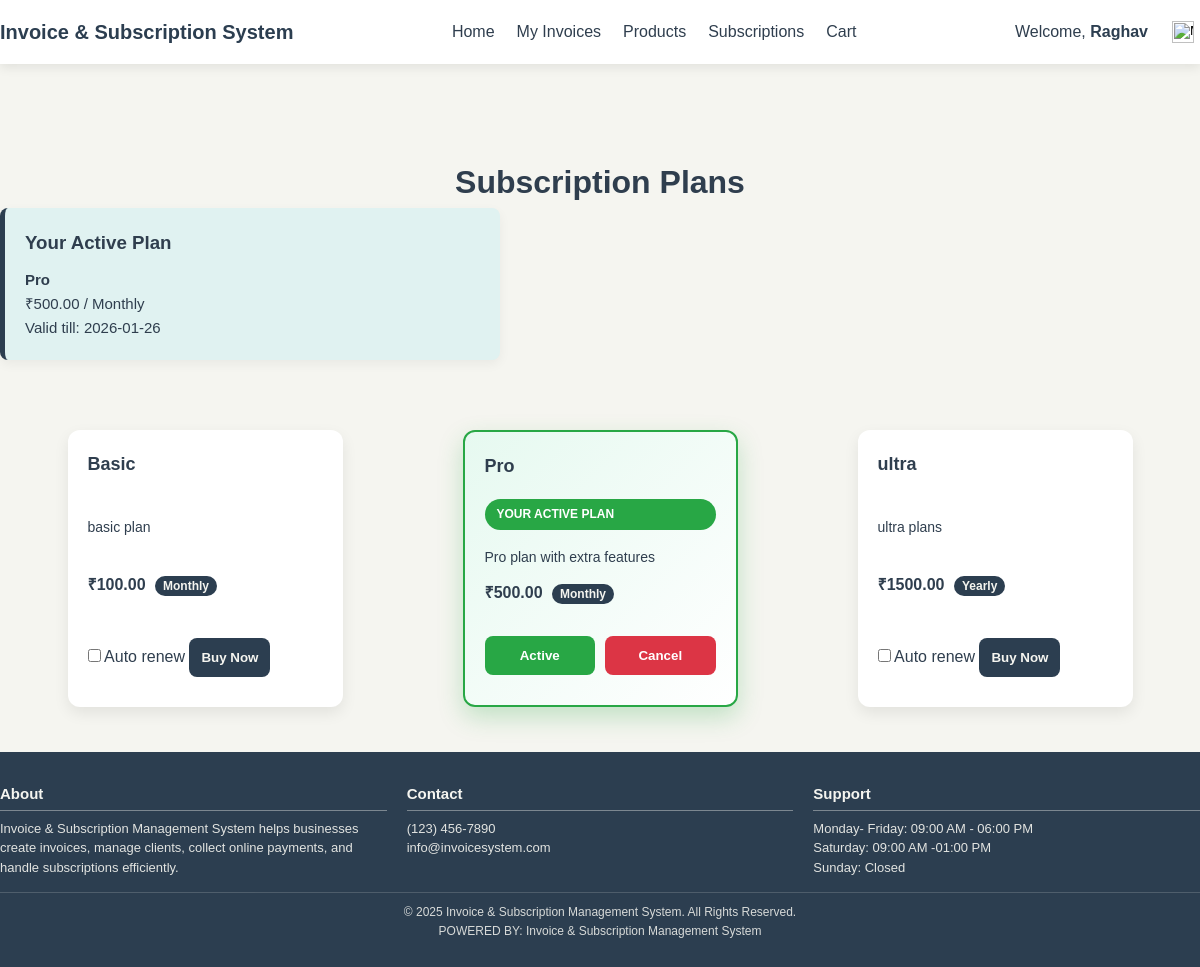
The page /subscriptions (signed in) on the database its author committed.
### tables this page shows
CREATE TABLE `subscriptions` (
  `id` int NOT NULL,
  `user_id` int NOT NULL,
  `plan_id` int NOT NULL,
  `start_date` date NOT NULL,
  `end_date` date NOT NULL,
  `status` enum('active','expired','cancelled') DEFAULT 'active',
  `auto_renew` tinyint(1) DEFAULT '0',
  `created_at` timestamp NULL DEFAULT CURRENT_TIMESTAMP
);

CREATE TABLE `subscription_plans` (
  `id` int NOT NULL,
  `plan_name` varchar(100) NOT NULL,
  `price` decimal(10,2) NOT NULL,
  `billing_cycle` enum('monthly','yearly') NOT NULL,
  `description` text,
  `created_at` timestamp NULL DEFAULT CURRENT_TIMESTAMP
);

### app/Controllers/SubscriptionController.php (called while the page is built, shortened)
<?php
class SubscriptionController
{
    private SubscriptionPlan $planModel;
    private Subscription $subscriptionModel;
    public function __construct()
    {
        $this->planModel = new SubscriptionPlan();
        $this->subscriptionModel = new Subscription();
    }
public function index()
{
    $plans = $this->planModel->getAll();
    if (Session::has('user_id')) {
        $currentSubscription = $this->subscriptionModel
            ->getActiveSubscription(Session::get('user_id'));
    }
    require APP_ROOT . '/app/Views/subscription/subscription.php';
}
}

### app/Core/Router.php (called while the page is built, shortened)
<?php
class Router
{
    private array $routes = [];
    public function get(string $path, array $handler)
    {
        $this->routes['GET'][$path] = $handler;
    }
    public function post(string $path, array $handler)
    {
        $this->routes['POST'][$path] = $handler;
    }
    public function dispatch()
    {
        $method = $_SERVER['REQUEST_METHOD'];
        $uri = parse_url($_SERVER['REQUEST_URI'], PHP_URL_PATH);
        [$controller, $action] = $this->routes[$method][$uri];
        call_user_func([new $controller, $action]);
    }
}

### public/index.php (called while the page is built, shortened)
<?php
require_once APP_ROOT . '/app/Helpers/Session.php';
require_once APP_ROOT . '/app/Core/Router.php';
require_once APP_ROOT . '/app/Core/Database.php';
require_once APP_ROOT . '/app/Models/Subscription.php';
require_once APP_ROOT . '/app/Controllers/SubscriptionController.php';
$router = new Router();
$router->get('/', [DashboardController::class, 'index']);
$router->get('/dashboard', [DashboardController::class, 'index']);
$router->get('/register', [AuthController::class, 'showRegister']);
$router->post('/register', [AuthController::class, 'register']);
$router->get('/login', [AuthController::class, 'showLogin']);
$router->post('/login', [AuthController::class, 'login']);
$router->get('/logout', [AuthController::class, 'logout']);
$router->get('/home', [ProductController::class, 'home']);
$router->get('/products', [ProductController::class, 'listProducts']);
$router->get('/dashboard/product', [ProductController::class, 'show']);
$router->get('/add-product', [ProductController::class, 'addProductForm']);
$router->post('/add-product', [ProductController::class, 'addProduct']);
$router->get('/dashboard/products/edit', [ProductController::class, 'editProductForm']);
$router->post('/dashboard/products/edit', [ProductController::class, 'updateProduct']);
$router->get('/dashboard/products/delete', [ProductController::class, 'deleteProduct']);
$router->get('/cart', [CartController::class, 'showCart']);
$router->post('/cart/add', [CartController::class, 'addItem']);
$router->post('/cart/update', [CartController::class, 'updateItem']);
$router->post('/cart/remove', [CartController::class, 'removeItem']);
$router->get('/cart/payment', [CartController::class, 'showPaymentPage']);
$router->post('/cart/payment/process', [CartController::class, 'processPayment']);
$router-> get('/invoice/show',[InvoiceController::class,'show']);
$router-> post('/invoice/create',[InvoiceController::class,'create']);
$router->get('/my_invoices', [InvoiceController::class, 'myInvoices']);
$router->get('/track_invoices', [InvoiceController::class, 'trackInvoices']);
$router->get('/invoice/pdf', [InvoiceController::class, 'pdf']);
$router->get('/invoice/send-email',[InvoiceController::class,'sendEmail']);
$router->get('/subscriptions', [SubscriptionController::class, 'index']);
$router->post('/subscribe', [SubscriptionController::class, 'subscribe']);
$router->post('/subscription/cancel', [SubscriptionController::class, 'cancelSubscription']);
$router->get('/payment', [PaymentController::class, 'showPaymentPage']);
$router->post('/payment/process', [PaymentController::class, 'processPayment']);
$router->get('/track_subscriptions', [SubscriptionController::class, 'trackSubscriptions']);
$router->get('/dashboard/subscription-plans', [SubscriptionPlanController::class, 'index']);
$router->post('/dashboard/subscription-plans', [SubscriptionPlanController::class, 'create']);
$router->get('/admin/plans', [SubscriptionPlanController::class, 'index']);
$router->get('/admin/plan/get', [SubscriptionPlanController::class, 'getPlan']);
$router->post('/admin/plan/save', [SubscriptionPlanController::class, 'save']);
$router->get('/admin/plan/delete', [SubscriptionPlanController::class, 'delete']);
$router->get('/settings',         [SettingController:: class,'index']);
$router->post('/settings/update', [SettingController:: class,'update']);
$router->get('/settings/company', [SettingController::class,'company']);
$router->post('/settings/company',  [SettingController::class,'company']);
$router->get('/address/list', [AddressController::class, 'getAddresses']);
$router->post('/address/add', [AddressController::class, 'addAddress']);
$router->post('/address/set-default', [AddressController::class, 'setDefaultAddress']);
$router->dispatch();

### app/Helpers/Session.php (called while the page is built, shortened)
<?php
class Session {
    public static function get(string $key, mixed $default = null): mixed {
        return $_SESSION[$key] ?? $default;
    }
    public static function has(string $key): bool {
        return isset($_SESSION[$key]);
    }
}

### app/Core/Database.php (called while the page is built, shortened)
<?php
class Database {
    private static ?mysqli $connection = null;
    public static function getConnection(): mysqli {
        if(self::$connection !== null){
            return self::$connection;
        }
        $host = $_ENV['DB_HOST'] ?? 'localhost';
        $user = $_ENV['DB_USERNAME'] ?? 'root';
        $pass = $_ENV['DB_PASSWORD'] ?? '';
        $name = $_ENV['DB_NAME'] ?? '';
        try {
            $conn = new mysqli($host, $user, $pass, $name);
            $conn->set_charset('utf8mb4');
        } catch (\mysqli_sql_exception $e) {
            throw new RuntimeException('Database connection failed: ' . $e->getMessage());
        }
        self::$connection = $conn;
        return self::$connection;
    }
}

### app/Core/Model.php (called while the page is built, shortened)
<?php
class Model
{
    public function __construct()
    {
        $this->db = Database::getConnection();
    }
}

### app/Models/Subscription.php (called while the page is built, shortened)
<?php
class Subscription extends Model
{
      public function getActiveSubscription(int $userId): ?array
    {
        $stmt = $this->db->prepare("
            SELECT
                s.*,
                p.plan_name,
                p.price,
                p.billing_cycle
            FROM subscriptions s
            JOIN subscription_plans p ON p.id = s.plan_id
            WHERE s.user_id = ?
              AND s.status = 'active'
              AND s.start_date <= CURDATE()
              AND s.end_date >= CURDATE()
            ORDER BY s.end_date DESC
            LIMIT 1
        ");
        $stmt->bind_param("i", $userId);
        $stmt->execute();
        $result = $stmt->get_result();
        return $result->num_rows
            ? $result->fetch_assoc()
            : null;
    }
}

### app/Models/SubscriptionPlan.php (called while the page is built, shortened)
<?php
class SubscriptionPlan extends Model
{
    public function getAll(): array
    {
        $result = $this->db->query("SELECT * FROM subscription_plans ORDER BY price ASC");
        return $result->fetch_all(MYSQLI_ASSOC);
    }
}

### app/Views/subscription/subscription.php (the view, shortened to what this page needs)
<?php
require APP_ROOT . '/app/Views/layouts/header.php';
$currentSubscription = $currentSubscription ?? null;
?>
<link rel="stylesheet" href="/assets/css/subscription.css">
<div class="wrapper">
    <div class="containers">
        <h1>Subscription Plans</h1>
    </div>
    <?php if (Session::has('user_id') && is_array($currentSubscription)): ?>
        <div class="active-plan">
            <h3>Your Active Plan</h3>
            <p>
                <strong><?= htmlspecialchars($currentSubscription['plan_name']) ?></strong><br>
                &#8377;<?= $currentSubscription['price'] ?> /
                <?= ucfirst($currentSubscription['billing_cycle']) ?><br>
                Valid till: <?= $currentSubscription['end_date'] ?>
            </p>
        </div>
    <?php elseif (
        Session::has('user_id') &&
        !$currentSubscription &&
        Session::get('role') !== 'admin'
    ): ?>
    <?php elseif (!Session::has('user_id')): ?>
    <?php endif; ?>
    <div class="plans">
        <?php foreach ($plans as $plan): ?>
            <?php
            $isActivePlan =
                Session::has('user_id') &&
                is_array($currentSubscription) &&
                isset($currentSubscription['plan_id']) &&
                $currentSubscription['plan_id'] == $plan['id'];
            ?>
            <div class="plan-card <?= $isActivePlan ? 'active-plan-card' : '' ?>">
                <h3><?= htmlspecialchars($plan['plan_name']) ?></h3>
                <?php if ($isActivePlan): ?>
                    <div class="active-badge">Your Active Plan</div>
                <?php endif; ?>
                <p><?= htmlspecialchars($plan['description']) ?></p>
                <p class="price">
                    &#8377;<?= $plan['price'] ?>
                    <span class="billing-badge"><?= ucfirst($plan['billing_cycle']) ?></span>
                </p>
                <?php if (Session::has('user_id') && Session::get('role') !== 'admin'): ?>
                    <?php if ($isActivePlan): ?>
                        <div class="plan-actions">
                            <button class="btn-active" disabled>Active</button>
                            <button class="btn-cancel" onclick="cancelSubscription()">Cancel</button>
                        </div>
                    <?php else: ?>
                        <form method="POST" action="/subscribe">
                            <label>
                                <input type="checkbox" name="auto_renew"> Auto renew
                            </label>
                            <button type="submit">Buy Now</button>
                        </form>
                    <?php endif; ?>
                <?php elseif (!Session::has('user_id')): ?>
                    <button class="checkout-btn" onclick="openLoginModal()">Subscribe</button>
                <?php endif; ?>
            </div>
        <?php endforeach; ?>
    </div>
            <?php
            require APP_ROOT . '/app/Views/subscription/add_plan.php';
            ?>
            <?php
            require APP_ROOT . '/app/Views/auth/login_form.php';
            ?>
    <?php require APP_ROOT . '/app/Views/layouts/footer.php'; ?>
</div>

### public/assets/css/header_footer.css (style rules this page uses)
* { margin: 0; padding: 0; box-sizing: border-box; }
.main-content, .wrapper { flex: 1; }

### public/assets/css/subscription.css (style rules this page uses)
* { margin: 0; padding: 0; box-sizing: border-box; }
.containers { display: flex; justify-content: center; align-items: center; margin-top: 20px; }
.active-plan { background: #E0F2F1; border-left: 5px solid #2c3e50; padding: 20px; max-width: 500px; border-radius: 8px; margin-bottom: 25px; box-shadow: 0 4px 12px rgba(0, 0, 0, 0.05); }
.active-plan h3 { margin-bottom: 10px; }
.active-plan p { font-size: 15px; }
.plans { display: flex; flex-wrap: wrap; gap: 20px; justify-content: center; }
.plan-card { background: #fff; border-radius: 12px; padding: 20px 20px 30px; width: 275px; box-shadow: 0 6px 15px rgba(0, 0, 0, 0.08); display: flex; flex-direction: column; margin: 45px 50px; justify-content: space-between; transition: 0.3s; }
.plan-card h3 { font-size: 18px; margin-bottom: 10px; }
.plan-card p { font-size: 14px; margin: 6px 0; }
.plan-card .price { font-weight: 600; font-size: 16px; }
.plan-card .billing-badge { background: #2c3e50; color: #F5F5F0; padding: 3px 8px; border-radius: 12px; font-size: 12px; margin-left: 5px; }
.plan-card button { margin-top: 12px; padding: 12px; border-radius: 8px; border: none; font-weight: 600; cursor: pointer; transition: 0.3s; }
.plan-actions { display: flex; gap: 10px; margin-top: 12px; }
.btn-active { flex: 1; padding: 12px; border-radius: 8px; border: none; font-weight: 600; background: #28a745; color: #fff; cursor: default; }
.btn-cancel { flex: 1; padding: 12px; border-radius: 8px; border: none; font-weight: 600; background: #dc3545; color: #fff; text-decoration: none; text-align: center; cursor: pointer; transition: 0.3s; }
.plan-card form button { background: #2c3e50; color: #F5F5F0; }
.active-plan-card { border: 2px solid #28a745; background: linear-gradient(135deg, #e6f9f0, #ffffff); box-shadow: 0 10px 25px rgba(40, 167, 69, 0.25); }
.active-badge { margin: 8px 0 10px; padding: 6px 12px; background: #28a745; color: #fff; font-size: 12px; font-weight: 700; border-radius: 20px; text-transform: uppercase; }

### public/assets/css/style.css (style rules this page uses)
* { margin: 0; padding: 0; box-sizing: border-box; }

### rows shown on the page
subscriptions: plan.plan_name "Pro", plan.price "500.00", plan.billing_cycle "Monthly", end_date "2026-01-26"
subscription_plans: plan_name "Basic", description "basic plan", price "100.00", billing_cycle "Monthly"
subscription_plans: plan_name "Pro", shows "YOUR ACTIVE PLAN", description "Pro plan with extra features", price "500.00", billing_cycle "Monthly", shows "Active"
subscription_plans: plan_name "ultra", description "ultra plans", price "1500.00", billing_cycle "Yearly"

### other values the page prints
Session::get('name') "Raghav"
